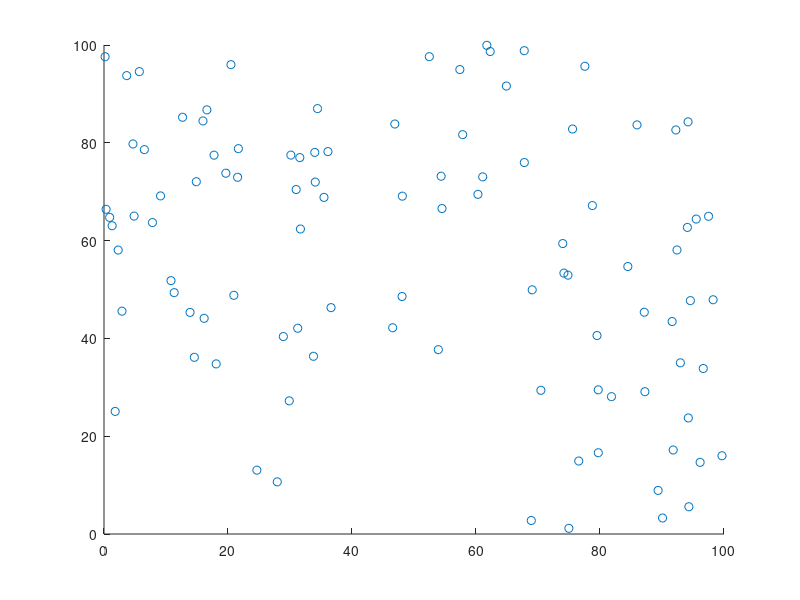

This chart was generated by the following MATLAB code: (Note: this script raises an error after producing the figure.)
clear all
close all

%% Create virtual area with randomly placed sensors
% Consider the situation where we randomly place sensors in a square area of 100x100 m 2 to
% measure a certain quantity (for example temperature, density, ...).

% Set random seed for repeatability
rng(5);

% Define the area, amount of sensors and upper and lower bound of the
% measured values from the sensors in the network.
area = 100; % Meter (area x area)
n = 100;     % Number of nodes
lower = -10;% Lower bound of sensor measurement
upper = 30; % Upper bound of sensor measurement

% Define the coordinates of the sensors and place them in the area.
coordinates = area*rand([n 2]);
measurment = lower + (upper - lower).*rand(n,1);
figure(1)
scatter(coordinates(:, 1), coordinates(:, 2))

%% Construct a proper connected sensor network
% • Design a proper connected sensor network that covers the area of the plant by using a
% reasonable number of sensors. How many do we need to guarantee a connected sensor
% network? Motivate your choice.

% Given the maximal coverage distance between consecutive sensors, compute
% the minimum amount of sensors needed to guarantee a proper connected sensor
% network.
sensorRadius = 10;                          % Define sensor coverage in m
nNeeded = ceil(find_n(sensorRadius)*area);  % 
r = sqrt((2*log(n))/(n))*area;
prob = 1 - 1/n^2;
sensorRadius = r;
distanceSensors = zeros(n);
inRadius = zeros(n);
neighbors = [];
neighbors_pdmm = [];
D = zeros(n);
A = zeros(n);

for i = 1:n
    for j = 1:n
        distanceSensors(i,j) = sqrt((coordinates(i,1) - coordinates(j,1))^2 + (coordinates(i,2) - coordinates(j,2))^2);
        if distanceSensors(i,j) <= sensorRadius && i<j
            inRadius(i,j) = 1;
            neighbors = [neighbors ; i , j]; 
        end
        if distanceSensors(i,j) <= sensorRadius && i~=j
            neighbors_pdmm = [neighbors_pdmm ; i , j]; 
            A(i,j) = 1;
            D(i,i) = D(i,i) + 1;
        end  
    end
end

if nnz(diag(D)) ~= length(diag(D))
    disp("ERROR")
    return
end

figure(2)
hold on
title(['# Sensors = ' num2str(n), ' Radius = ', num2str(sensorRadius), ' prob = ', num2str(prob)])
scatter(coordinates(:,1), coordinates(:,2))
for k = 1:length(neighbors)

    x_temp1 = coordinates(neighbors(k,1),1); % Get first x coordinate
    y_temp1 = coordinates(neighbors(k,1),2); % Get first y coordinate

    x_temp2 = coordinates(neighbors(k,2),1); % Get second x coordinate
    y_temp2 = coordinates(neighbors(k,2),2); % Get second y coordinate
    % Plot lines between neighboring nodes
    plot([x_temp1, x_temp2] ,[y_temp1, y_temp2], '--', Color='k')
end    
hold off


%% • Suppose the sensor network would like to compute the average value of the 
% measurement data. In addition to a randomised gossip implementation, which will
% serve as a baseline method, implement the average consensus problem using the
% PDMM algorithm. Report the performance in terms of convergence speed and number
% of transmissions and compare this to the results obtained by the randomised gossip
% algorithm.

% Randomized Gossip
%selectedNode = ceil(1 + (n - 1)*rand(1));
W_i_j = zeros(n);
%W_Bar = zeros([n*n n]);
% Initialize 
P = generate_p_matrix(inRadius);

W_bar = zeros(n);
for i = 1:n
    for j = i+1:n 
        if P(i,j) > 0
            e_i = zeros([n 1]);
            e_i(i,:) = 1;
            e_j = zeros([n 1]);
            e_j(j,:) = 1;
            W_i_j = eye(n) - (1/2)*(e_i - e_j)*(e_i - e_j)';
            W_bar = W_bar + P(i,j)*W_i_j;
        end
    end
end    

numberEdges = size(neighbors,1);

W_cell = cell(numberEdges,1);

for k = 1:numberEdges
    i = neighbors(k,1);
    j = neighbors(k,2);
    e_i = zeros(n,1); e_i(i) = 1;
    e_j = zeros(n,1); e_j(j) = 1;
    W_cell{k} = eye(n) - 0.5 * (e_i - e_j) * (e_i - e_j)';
end

cvx_begin
    variable p(numberEdges) nonnegative

    W_bar = 0;
    for k = 1:numberEdges
        W_bar = W_bar + p(k) * W_cell{k};
    end    
    W_bar = W_bar / n;
    %eigval = eigs(W_bar);
    minimize (lambda_max(W_bar - (1/n)*ones(n)))
    %minimize (lambda_sum_largest(W_bar,2))
    %minimize (svd)

    for i = 1:n
        idx = (neighbors(:,1) == i) | (neighbors(:,2) == i);
        sum(p(idx)) == 1;
    end    
cvx_end
W_bar = full(W_bar);
P_opt = zeros(n);
for k = 1:numberEdges
    i = neighbors(k,1);
    j = neighbors(k,2);
    P_opt(i,j) = p(k);
    P_opt(j,i) = p(k); % symmetric
end
%%
x = measurment;
K = 1000000;
meanBase = mean(x);
error = zeros([K+1 1]);
transmissions_gossip = 0;

for k = 1:K
    error(k,1) = norm(x - meanBase,2)^2/n;
    index = randi([1 numberEdges], 1);
    % pickedNode = randi([1 n], 1);  %Pick uniformly a random node
    % edge_idx = randsample(n, 1, true, P_opt(pickedNode,:)); % pick edge node according to optimal P_opt
    % i = pickedNode;%neighbors(edge_idx, 1);
    % j = edge_idx;%neighbors(edge_idx, 2);
    % avg = (x(i) + x(j))/2;
    % x(i) = avg;
    % x(j) = avg;
    x = W_cell{index}*x;
    transmissions_gossip = transmissions_gossip + 2;
end    
error(k+1,1) = norm(x - meanBase,2)^2/n;

x = measurment;
error_opt = zeros([K+1 1]);
transmissions_gossip_opt = 0;
for k = 1:K
    error_opt(k,1) = norm(x - meanBase,2)^2/n;
    pickedNode = randi([1 n], 1);  %Pick uniformly a random node
    edge_idx = randsample(n, 1, true, P_opt(pickedNode,:)); % pick edge node according to optimal P_opt
    i = pickedNode;%neighbors(edge_idx, 1);
    j = edge_idx;%neighbors(edge_idx, 2);
    avg = (x(i) + x(j))/2;
    x(i) = avg;
    x(j) = avg;
    transmissions_gossip_opt = transmissions_gossip_opt + 2;
end    
error_opt(k+1,1) = norm(x - meanBase,2)^2/n;
% figure(3)
% plot(error)
% xticks(0:1000:transmissions_gossip)
% set(gca, 'YScale', 'log')
fprintf('Final error: %f \n', error_opt(end))

%% PDMM
A_pdmm = -triu(A) + tril(A);

x_pdmm = measurment;
a = measurment;
meanBase_pdmm = mean(x_pdmm);
K = 100; % Number of iterations
c = 0.2;
error_pdmm = zeros([K  1]);
Z = zeros(n);
%error_pdmm = [];
updated = zeros(n);
Y = zeros(n);
%d = diag(D); % Degree of every node
transmission_pdmm_mean = 0;
for k = 1:K
    error_pdmm(k,1) = norm(x_pdmm - meanBase_pdmm,2)^2/n;
    for i = 1:n  % Synchronous
        sumNeighbors = 0;
        pdmm_neighbors = find(neighbors_pdmm(:,1) == i);
        d = length(pdmm_neighbors);
        for index = pdmm_neighbors' % Transpose such that it iterates through it
            j = neighbors_pdmm(index, 2);
            if A_pdmm(i,j) == 0
                disp('Error: A_pdmm == 0')
                return
            end
            updated(i,j) = updated(i,j) + 1;
            sumNeighbors = sumNeighbors + A_pdmm(i,j)*Z(i,j);
        end
    % Primal Update equation 
        x_pdmm(i) = (a(i) - sumNeighbors)/ (1+ c*d);
        for index = pdmm_neighbors'
            j = neighbors_pdmm(index, 2);
            Y(i,j) = Z(i,j) + 2*c*A_pdmm(i,j)*x_pdmm(i); %Y update equation
            transmission_pdmm_mean = transmission_pdmm_mean + 1;
            %Z(j,i) = Y(i,j); %Z update equation
        end    
    end   
    % for i = 1:n
    %     pdmm_neighbors = find(neighbors_pdmm(:,1) == i);
    %     for index = pdmm_neighbors'
    %         j = neighbors_pdmm(index, 2);
    %         Y(i,j) = Z(i,j) + 2*c*A_pdmm(i,j)*x_pdmm(i); %Y update equation
    %         transmission_pdmm_mean = transmission_pdmm_mean + 1;
    % 
    %     end
    % %transmission_pdmm_mean = transmission_pdmm_mean + 1;
    % end
    for i = 1:n
        pdmm_neighbors = find(neighbors_pdmm(:,1) == i);
        for index = pdmm_neighbors'
            j = neighbors_pdmm(index, 2);
            Z(j,i) = Y(i,j);
        end
    end 
end

%error_pdmm(k + 1,1) = norm(x_pdmm - meanBase_pdmm,2)^2/n;

% figure(5)
% hold on
% grid on
% plot(error_pdmm)
% 
% legend('Randomised Gossip', 'PDMM')
% set(gca, 'YScale', 'log')
% set(gca, 'XScale', 'linear')
% ylim([10e-15 10e5])
% hold off
fprintf('Final error: %f \n', error_pdmm(end))
%% Asynchronous PDMM

x_pdmm_async = measurment;
a = measurment;
meanBase_pdmm = mean(x_pdmm_async);
K = 1000; % Number of iterations
c = 0.2;
error_pdmm_async = zeros([K  1]);
Z_async = zeros(n);
%error_pdmm = [];
updated = zeros(n);
Y_async = zeros(n);
%d = diag(D); % Degree of every node
transmission_pdmm_mean_async = 0;
for k = 1:K
    error_pdmm_async(k,1) = norm(x_pdmm_async - meanBase_pdmm,2)^2/n;
    activeNodes = randperm(n , randi(n)); % Generates a vector with active nodes numbers
    for i = activeNodes
        sumNeighbors = 0;
        pdmm_neighbors = find(neighbors_pdmm(:,1) == i);
        d = length(pdmm_neighbors);
        for index = pdmm_neighbors' % Transpose such that it iterates through it
            j = neighbors_pdmm(index, 2);
            if A_pdmm(i,j) == 0
                disp('Error: A_pdmm == 0')
                return
            end
            % Check if the nodes is in the active nodes
            if isempty(find(activeNodes == j, 1))
                %disp(['Node ', num2str(j), ' is not active'])
            else
                updated(i,j) = updated(i,j) + 1;
                sumNeighbors = sumNeighbors + A_pdmm(i,j)*Z_async(i,j);
            end
            
            
        end
    % Primal Update equation 
        x_pdmm_async(i) = (a(i) - sumNeighbors)/ (1+ c*d);
        for index = pdmm_neighbors'
            j = neighbors_pdmm(index, 2);
            if isempty(find(activeNodes == j, 1))
                %disp(['Node ', num2str(j), ' is not active'])
            else
                Y_async(i,j) = Z_async(i,j) + 2*c*A_pdmm(i,j)*x_pdmm_async(i); %Y update equation
                transmission_pdmm_mean_async = transmission_pdmm_mean_async + 1;
            end
            
            %Z(j,i) = Y(i,j); %Z update equation
        end    
    end   
    % for i = 1:n
    %     pdmm_neighbors = find(neighbors_pdmm(:,1) == i);
    %     for index = pdmm_neighbors'
    %         j = neighbors_pdmm(index, 2);
    %         Y(i,j) = Z(i,j) + 2*c*A_pdmm(i,j)*x_pdmm(i); %Y update equation
    %         transmission_pdmm_mean = transmission_pdmm_mean + 1;
    % 
    %     end
    % %transmission_pdmm_mean = transmission_pdmm_mean + 1;
    % end
    for i = activeNodes
        pdmm_neighbors = find(neighbors_pdmm(:,1) == i);
        for index = pdmm_neighbors'
            j = neighbors_pdmm(index, 2);
            if isempty(find(activeNodes == j, 1))
                %disp(['Node ', num2str(j), ' is not active'])
            else
                Z_async(j,i) = Y_async(i,j);
            end     
        end
    end 
end
fprintf('Final error: %f \n', error_pdmm_async(end))
%% • Suppose the sensor network would like to compute the median of the measurement
% data. Implement the median consensus problem using the PDMM algorithm.

medianBase_pdmm = median(measurment);

A_pdmm_medi = -triu(A) + tril(A);

x_pdmm_medi = measurment;
a_medi = measurment;

K = 10000; % Number of iterations
c = 0.5;
error_pdmm_medi = zeros([K 1]);
Z_medi = zeros(n);
updated = zeros(n);
Y_medi = zeros(n);
%d = diag(D); % Degree of every node
transmissions_pdmm_medi = 0;
for k = 1:K
    error_pdmm_medi(k,1) = norm(x_pdmm_medi - medianBase_pdmm,2)^2/n;
    for i = 1:n 
        sumNeighbors_medi = 0;

        pdmm_neighbors = find(neighbors_pdmm(:,1) == i);
        d_medi = length(pdmm_neighbors);
        for index = pdmm_neighbors' % Transpose such that it iterates through it
            j = neighbors_pdmm(index, 2);
            if A_pdmm_medi(i,j) == 0
                disp('Error: A_pdmm == 0')
                return
            end
            updated(i,j) = updated(i,j) + 1;
            sumNeighbors_medi = sumNeighbors_medi + A_pdmm_medi(i,j)*Z_medi(i,j);
        end
    % X Update equation
        if (-1 - sumNeighbors_medi)/ (c*d_medi) > a(i)
            x_pdmm_medi(i) = (-1 - sumNeighbors_medi)/ (c*d_medi);
        elseif (1 - sumNeighbors_medi)/ (c*d_medi) < a(i)
            x_pdmm_medi(i) = (1 - sumNeighbors_medi)/ (c*d_medi);
        else
            x_pdmm_medi(i) = a(i);%(0 - sumNeighbors_medi)/ (c*d_medi);
        end
        
        for index = pdmm_neighbors'
            j = neighbors_pdmm(index, 2);
            Y_medi(i,j) = Z_medi(i,j) + 2*c*A_pdmm_medi(i,j)*x_pdmm_medi(i); %Y update equation
            %Z(j,i) = Y(i,j); %Z update equation
            transmissions_pdmm_medi = transmissions_pdmm_medi + 1;
        end    
    end   
    for i = 1:n
        pdmm_neighbors_medi = find(neighbors_pdmm(:,1) == i);
        for index = pdmm_neighbors_medi'
            j = neighbors_pdmm(index, 2);
            Z_medi(j,i) = (1/2)*(Y_medi(i,j) + Z_medi(j,i)) ;
        end
    end    
end

%error_pdmm_medi(k + 1,1) = norm(x_pdmm_medi - medianBase_pdmm,2)^2/n;

% figure(4)
% hold on
% grid on
% plot(error_pdmm_medi)
% legend('PDMM')
% set(gca, 'YScale', 'log')
% ylim([10e-15 10e5])
% hold off
fprintf('Final error: %f \n', error_pdmm_medi(end))



%% Plotting everything
% Plot error of mean consensus problem
transmissions = linspace(0, transmissions_gossip, transmissions_gossip/2 + 1);
transmissions_opt = linspace(0, transmissions_gossip_opt, transmissions_gossip_opt/2 + 1);
transmissions_pdmm = linspace(0, transmission_pdmm_mean, 100);
transmissions_pdmm_async = linspace(0, transmission_pdmm_mean_async, 1000);

figure(3)
clf(3)
hold on
semilogy(transmissions, error, 'b', 'LineWidth', 1.5)
semilogy(transmissions_opt, error_opt, 'm', 'LineWidth', 1.5)
semilogy(transmissions_pdmm, error_pdmm, 'r', 'LineWidth', 1.5)
semilogy(transmissions_pdmm_async, error_pdmm_async, 'g', 'LineWidth', 1.5)

legend({'Randomised gossip', ...
        'Randomised gossip optimal', ...
        'PDMM (Synchronous)', ...
        'PDMM (Asynchronous)'}, ...
       'Location', 'northeast', ...
       'FontSize', 10);


grid on
title(['Mean Consensus problem Nodes = ' , num2str(n)])
xlabel('transmissions', 'FontSize', 12);
ylabel('$\|x^{(k)} - x^*\|$', 'Interpreter', 'latex', 'FontSize', 14);
set(gca, 'YScale', 'log');
ylim([1e-10 1e2]);
hold off

% Plot error median consensu problem

transmissions_pdmm_medi_plot = linspace(0, transmissions_pdmm_medi, 10000);

figure(4)
clf(4)
hold on
%semilogy(transmissions, error, 'b', 'LineWidth', 1.5)
semilogy(transmissions_pdmm_medi_plot, error_pdmm_medi, 'b', 'LineWidth', 1.5)


legend({'PDMM'}, ...
       'Location', 'northeast', ...
       'FontSize', 10);


grid on
title(['Median Consensus problem Nodes = ' , num2str(n)])
xlabel('transmissions', 'FontSize', 12);
ylabel('$\|x^{(k)} - x^*\|$', 'Interpreter', 'latex', 'FontSize', 14);
set(gca, 'YScale', 'log');
ylim([1e-10 1e2]);
hold off